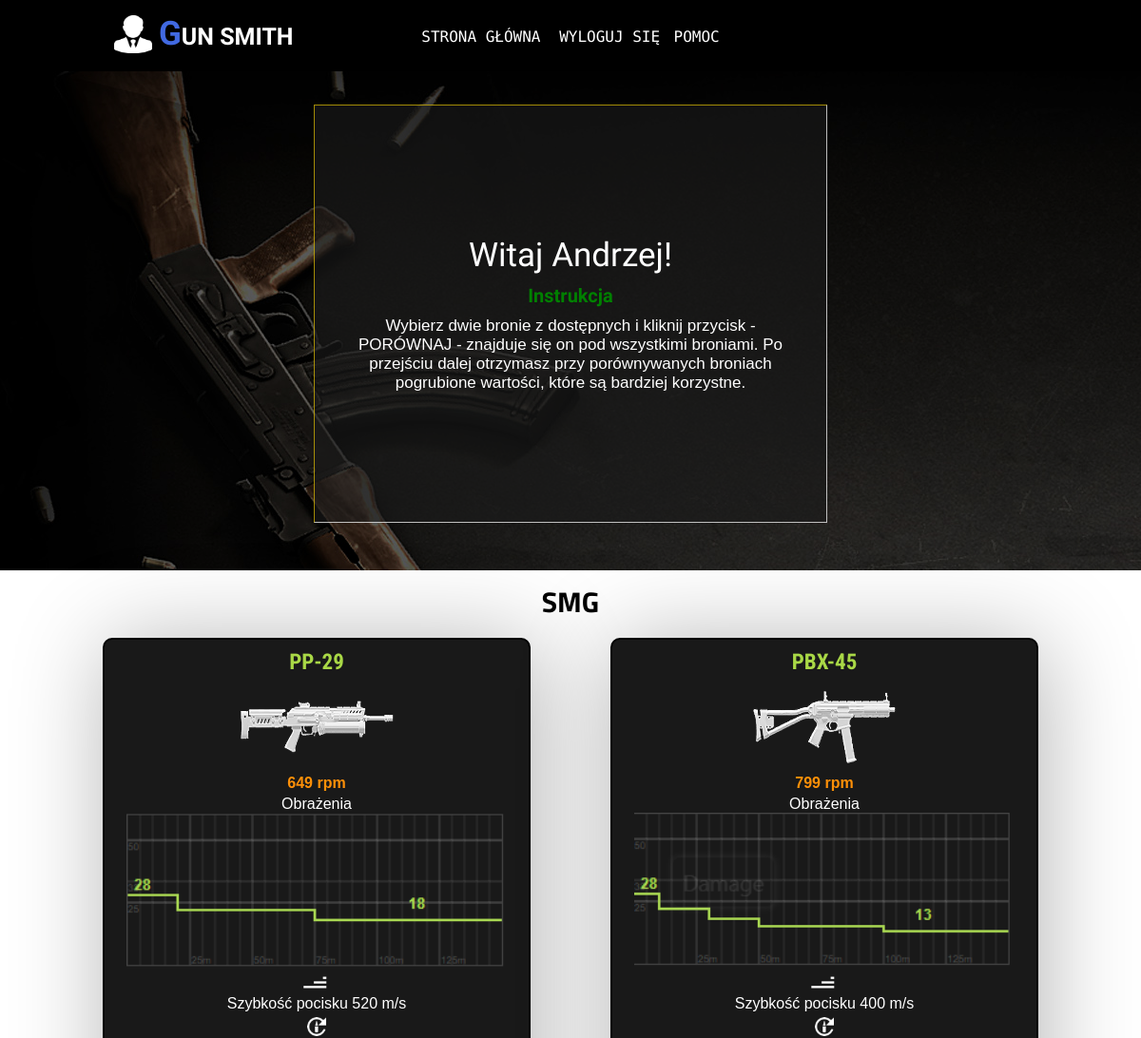
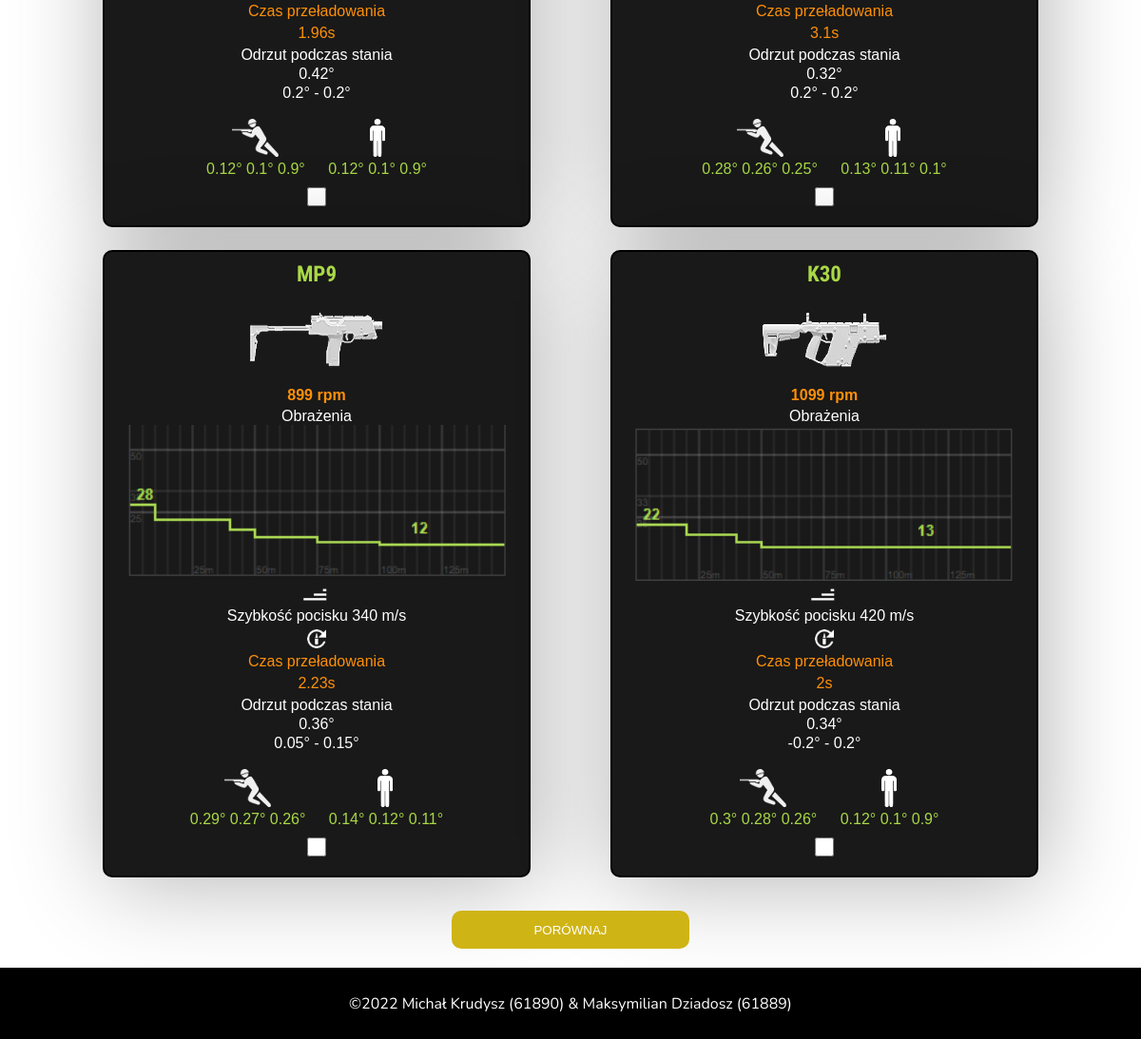
The app's page /zalogowany.php (signed in) with its own data (2 pictures, top to bottom).
### tables this page shows
CREATE TABLE `bronie` (
  `id` int(11) NOT NULL,
  `nazwa` varchar(50) NOT NULL,
  `rpm` int(11) NOT NULL,
  `speed` int(11) NOT NULL,
  `time` float NOT NULL,
  `recoil` float NOT NULL,
  `recoil_2` float NOT NULL,
  `recoil_3` float NOT NULL,
  `m_1` float NOT NULL,
  `m_2` float NOT NULL,
  `m_3` float NOT NULL,
  `s_1` float NOT NULL,
  `s_2` float NOT NULL,
  `s_3` float NOT NULL
);

### zalogowany.php (the view, shortened to what this page needs)
<!DOCTYPE html>
<html lang="pl">
	<head>
		<link rel="stylesheet" href="./css/style.css" />
	</head>
	<body>
	<?php
	  require_once "polaczenie.php";
	  $polaczenie = @new mysqli($host, $db_user, $db_password, $db_name);
	  if ($polaczenie->connect_errno!=0)
		{
			echo "Blad polaczenia z baza!".$polaczenie->connect_errno;
		}
		else
		{
			$sql0 = "SELECT * FROM bronie where id=1";
			$sql1 = "SELECT * FROM bronie where id=2";
			$sql2 = "SELECT * FROM bronie where id=3";
			$sql3 = "SELECT * FROM bronie where id=4";
			if ($rez = @$polaczenie->query($sql0))
			{
				$bron_1 = $rez->fetch_assoc();
			}
			if ($rez = @$polaczenie->query($sql1))
			{
				$bron_2 = $rez->fetch_assoc();
			}
			if ($rez = @$polaczenie->query($sql2))
			{
				$bron_3 = $rez->fetch_assoc();
			}
			if ($rez = @$polaczenie->query($sql3))
			{
				$bron_4 = $rez->fetch_assoc();
			}
		}
	?>
		<section class="header">
			<div class="logo">
				<img src="./img/logo.png" alt="Logo" class="logo_image" />
				<span class="writing_logo"><a href="index.php"> Gun Smith </a> </span>
			</div>
			<div class="menu">
				<span class="button_menu"><a href="index.php">Strona Główna </a></span>
				<span class="button_menu"><a href="wyloguj.php">Wyloguj się</a></span>
				<span class="button_menu">Pomoc</span>
			</div>
		</section>
		<section class="content_first">
			<div class="bg"></div>
			<div class="login_panel logged">
			        <div class="welcome">
						<?php
						echo "Witaj ".$_SESSION['user']."!";
						?>
			        </div>
					<div class="instruction">
						<p class="color"> Instrukcja </p>
						<p class="text">
							Wybierz dwie bronie z dostępnych i kliknij przycisk - PORÓWNAJ - znajduje się on pod wszystkimi broniami.
							Po przejściu dalej otrzymasz przy porównywanych broniach pogrubione wartości, które są bardziej korzystne.
						</p>
					</div>
			</div>
		</section>
		<section class="content_second">
		<form action="porownanie.php" method="post">
			<div class="weapons">
				<div class="smg">
					<h2>SMG</h2>
					<div class="first-row">
					<div class="first">
							<span class="name_weapon">
								<?php
								echo $bron_1['nazwa'];
								?>
							</span>
							<img src="./img/PP-29.png" alt="Broń PP-29" class="image_weapon" />
							<span class="rpm">
							<?php
								echo $bron_1['rpm'];
								?>
								rpm
							</span>
							<span class="damage_text">Obrażenia</span>
							<img src="./img/pp.png" alt="Broń PP-29" class="damage" />
							<img src="./img/speed.png" alt="Broń PP-29" class="speed" />
							<span class="damage_text">
								Szybkość pocisku
								<?php
								echo $bron_1['speed'];
								?>
								 m/s
							</span>
							<img src="./img/reload.png" alt="Broń PP-29" class="reload" />
							<span class="time">Czas przeładowania</span>
							<span class="time">
							<?php
								echo $bron_1['time'];
								?>s
							</span>
							<span class="recoil">Odrzut podczas stania</span>
							<span class="recoil_text">
							<?php
								echo $bron_1['recoil'];
								?>°
							</span>
							<span class="recoil_text"><?php
								echo $bron_1['recoil_2'];
								?>° -
								 <?php
								echo $bron_1['recoil_3'];
								?>°</span>
							<div class="both">
								<div class="movingd">
									<img src="./img/moving.png" alt="Ruch" class="moving" />
									<span class="moving_txt">
										<?php
										echo $bron_1['m_1'];
										?>°
										<?php
										echo $bron_1['m_2'];
										?>°
										<?php
										echo $bron_1['m_3'];
										?>°
								</span>
								</div>
								<div class="standingd">
								<img src="./img/standing.png" alt="Stanie" class="standing" />
								<span class="standing_txt">
								<?php
										echo $bron_1['s_1'];
										?>°
										<?php
										echo $bron_1['s_2'];
										?>°
										<?php
										echo $bron_1['s_3'];
										?>°
								</span>
							</div>
							</div>
							<p><input type="checkbox" name="weapon_1" value="weapon_1" class="check"/></p>
						</div>
						<div class="first">
							<span class="name_weapon">
								<?php
								echo $bron_2['nazwa'];
								?>
							</span>
							<img src="./img/PBX-45.png" alt="Broń PP-29" class="image_weapon" />
							<span class="rpm">
							<?php
								echo $bron_2['rpm'];
								?>
								rpm
							</span>
							<span class="damage_text">Obrażenia</span>
							<img src="./img/pbx.png" alt="Broń PP-29" class="damage" />
							<img src="./img/speed.png" alt="Broń PP-29" class="speed" />
							<span class="damage_text">
								Szybkość pocisku
								<?php
								echo $bron_2['speed'];
								?>
								 m/s
							</span>
							<img src="./img/reload.png" alt="Broń PP-29" class="reload" />
							<span class="time">Czas przeładowania</span>
							<span class="time">
							<?php
								echo $bron_2['time'];
								?>s
							</span>
							<span class="recoil">Odrzut podczas stania</span>
							<span class="recoil_text">
							<?php
								echo $bron_2['recoil'];
								?>°
							</span>
							<span class="recoil_text"><?php
								echo $bron_2['recoil_2'];
								?>° -
								 <?php
								echo $bron_2['recoil_3'];
								?>°</span>
							<div class="both">
								<div class="movingd">
									<img src="./img/moving.png" alt="Ruch" class="moving" />
									<span class="moving_txt">
										<?php
										echo $bron_2['m_1'];
										?>°
										<?php
										echo $bron_2['m_2'];
										?>°
										<?php
										echo $bron_2['m_3'];
										?>°
								</span>
								</div>
								<div class="standingd">
								<img src="./img/standing.png" alt="Stanie" class="standing" />
								<span class="standing_txt">
								<?php
										echo $bron_2['s_1'];
										?>°
										<?php
										echo $bron_2['s_2'];
										?>°
										<?php
										echo $bron_2['s_3'];
										?>°
								</span>
							</div>
							</div>
							<p><input type="checkbox" name="weapon_2" value="weapon_2" class="check"/></p>
						</div>
				</div>
				<div class="second-row">
				<div class="first">
							<span class="name_weapon">
								<?php
								echo $bron_3['nazwa'];
								?>
							</span>
							<img src="./img/MP9.png" alt="Broń PP-29" class="image_weapon" />
							<span class="rpm">
							<?php
								echo $bron_3['rpm'];
								?>
								rpm
							</span>
							<span class="damage_text">Obrażenia</span>
							<img src="./img/mp.png" alt="Broń PP-29" class="damage" />
							<img src="./img/speed.png" alt="Broń PP-29" class="speed" />
							<span class="damage_text">
								Szybkość pocisku
								<?php
								echo $bron_3['speed'];
								?>
								 m/s
							</span>
							<img src="./img/reload.png" alt="Broń PP-29" class="reload" />
							<span class="time">Czas przeładowania</span>
							<span class="time">
							<?php
								echo $bron_3['time'];
								?>s
							</span>
							<span class="recoil">Odrzut podczas stania</span>
							<span class="recoil_text">
							<?php
								echo $bron_3['recoil'];
								?>°
							</span>
							<span class="recoil_text"><?php
								echo $bron_3['recoil_2'];
								?>° -
								 <?php
								echo $bron_3['recoil_3'];
								?>°</span>
							<div class="both">
								<div class="movingd">
									<img src="./img/moving.png" alt="Ruch" class="moving" />
									<span class="moving_txt">
										<?php
										echo $bron_3['m_1'];
										?>°
										<?php
										echo $bron_3['m_2'];
										?>°
										<?php
										echo $bron_3['m_3'];
										?>°
								</span>
								</div>
								<div class="standingd">
								<img src="./img/standing.png" alt="Stanie" class="standing" />
								<span class="standing_txt">
								<?php
										echo $bron_3['s_1'];
										?>°
										<?php
										echo $bron_3['s_2'];
										?>°
										<?php
										echo $bron_3['s_3'];
										?>°
								</span>
							</div>
							</div>
							<p><input type="checkbox" name="weapon_3" value="weapon_3" class="check"/></p>
						</div>
						<div class="first">
							<span class="name_weapon">
								<?php
								echo $bron_4['nazwa'];
								?>
							</span>
							<img src="./img/K30.png" alt="Broń PP-29" class="image_weapon" />
							<span class="rpm">
							<?php
								echo $bron_4['rpm'];
								?>
								rpm
							</span>
							<span class="damage_text">Obrażenia</span>
							<img src="./img/k.png" alt="Broń PP-29" class="damage" />
							<img src="./img/speed.png" alt="Broń PP-29" class="speed" />
							<span class="damage_text">
								Szybkość pocisku
								<?php
								echo $bron_4['speed'];
								?>
								 m/s
							</span>
							<img src="./img/reload.png" alt="Broń PP-29" class="reload" />
							<span class="time">Czas przeładowania</span>
							<span class="time">
							<?php
								echo $bron_4['time'];
								?>s
							</span>
							<span class="recoil">Odrzut podczas stania</span>
							<span class="recoil_text">
							<?php
								echo $bron_4['recoil'];
								?>°
							</span>
							<span class="recoil_text"><?php
								echo $bron_4['recoil_2'];
								?>° -
								 <?php
								echo $bron_4['recoil_3'];
								?>°</span>
							<div class="both">
								<div class="movingd">
									<img src="./img/moving.png" alt="Ruch" class="moving" />
									<span class="moving_txt">
										<?php
										echo $bron_4['m_1'];
										?>°
										<?php
										echo $bron_4['m_2'];
										?>°
										<?php
										echo $bron_4['m_3'];
										?>°
								</span>
								</div>
								<div class="standingd">
								<img src="./img/standing.png" alt="Stanie" class="standing" />
								<span class="standing_txt">
								<?php
										echo $bron_1['s_1'];
										?>°
										<?php
										echo $bron_1['s_2'];
										?>°
										<?php
										echo $bron_1['s_3'];
										?>°
								</span>
							</div>
							</div>
							<p><input type="checkbox" name="weapon_4" value="weapon_4" class="check"/></p>
						</div>
					</div>
				</div>
					</div>
			<p><input type="submit" name="submit" value="Porównaj" class="b_compare" href="porownanie.php"/></p>
			</form>
		</section>
		<footer>
			<span class="copyright">©2022 Michał Krudysz (61890) & Maksymilian Dziadosz (61889)</span>
		</footer>
	</body>
</html>

### records on screen
bronie: nazwa "PP-29", rpm "649", speed "520", time "1.96", recoil "0.42", recoil_2 "0.2", recoil_3 "0.2", m_1 "0.12", m_2 "0.1", m_3 "0.9", s_1 "0.12", s_2 "0.1", s_3 "0.9"
bronie: nazwa "PBX-45", rpm "799", speed "400", time "3.1", recoil "0.32", recoil_2 "0.2", recoil_3 "0.2", m_1 "0.28", m_2 "0.26", m_3 "0.25", s_1 "0.13", s_2 "0.11", s_3 "0.1"
bronie: nazwa "MP9", rpm "899", speed "340", time "2.23", recoil "0.36", recoil_2 "0.05", recoil_3 "0.15", m_1 "0.29", m_2 "0.27", m_3 "0.26", s_1 "0.14", s_2 "0.12", s_3 "0.11"
bronie: nazwa "K30", rpm "1099", speed "420", time "2", recoil "0.34", recoil_2 "-0.2", recoil_3 "0.2", m_1 "0.3", m_2 "0.28", m_3 "0.26"

### other values on screen
$_SESSION['user'] "Andrzej"
